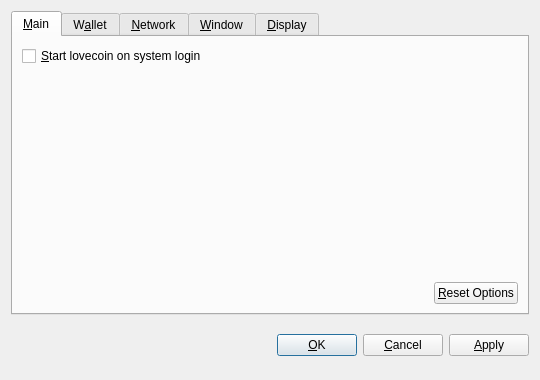
<?xml version="1.0" encoding="UTF-8"?>
<ui version="4.0">
 <class>OptionsDialog</class>
 <widget class="QDialog" name="OptionsDialog">
  <property name="geometry">
   <rect>
    <x>0</x>
    <y>0</y>
    <width>540</width>
    <height>380</height>
   </rect>
  </property>
  <property name="windowTitle">
   <string>Options</string>
  </property>
  <property name="modal">
   <bool>true</bool>
  </property>
  <layout class="QVBoxLayout" name="verticalLayout">
   <item>
    <widget class="QTabWidget" name="tabWidget">
     <property name="tabPosition">
      <enum>QTabWidget::North</enum>
     </property>
     <property name="currentIndex">
      <number>0</number>
     </property>
     <widget class="QWidget" name="tabMain">
      <attribute name="title">
       <string>&amp;Main</string>
      </attribute>
      <layout class="QVBoxLayout" name="verticalLayout_Main">
       <item>
        <widget class="QCheckBox" name="bitcoinAtStartup">
         <property name="toolTip">
          <string>Automatically start lovecoin after logging in to the system.</string>
         </property>
         <property name="text">
          <string>&amp;Start lovecoin on system login</string>
         </property>
        </widget>
       </item>
       <item>
        <spacer name="verticalSpacer_Main">
         <property name="orientation">
          <enum>Qt::Vertical</enum>
         </property>
         <property name="sizeHint" stdset="0">
          <size>
           <width>20</width>
           <height>40</height>
          </size>
         </property>
        </spacer>
       </item>
       <item>
        <layout class="QHBoxLayout" name="horizontalLayout_2_Main">
         <item>
          <spacer name="horizontalSpacer_2_Main">
           <property name="orientation">
            <enum>Qt::Horizontal</enum>
           </property>
           <property name="sizeHint" stdset="0">
            <size>
             <width>40</width>
             <height>20</height>
            </size>
           </property>
          </spacer>
         </item>
         <item>
          <widget class="QPushButton" name="resetButton">
           <property name="toolTip">
            <string>Reset all client options to default.</string>
           </property>
           <property name="text">
            <string>&amp;Reset Options</string>
           </property>
           <property name="autoDefault">
            <bool>false</bool>
           </property>
          </widget>
         </item>
        </layout>
       </item>
      </layout>
     </widget>
     <widget class="QWidget" name="tabWallet">
      <attribute name="title">
       <string>W&amp;allet</string>
      </attribute>
      <layout class="QVBoxLayout" name="verticalLayout_Network">
       <item>
        <widget class="QLabel" name="transactionFeeInfoLabel">
         <property name="text">
          <string>Optional transaction fee per kB that helps make sure your transactions are processed quickly. Most transactions are 1 kB.</string>
         </property>
         <property name="textFormat">
          <enum>Qt::PlainText</enum>
         </property>
         <property name="wordWrap">
          <bool>true</bool>
         </property>
        </widget>
       </item>
       <item>
        <layout class="QHBoxLayout" name="horizontalLayout_1_Main">
         <item>
          <widget class="QLabel" name="transactionFeeLabel">
           <property name="text">
            <string>Pay transaction &amp;fee</string>
           </property>
           <property name="textFormat">
            <enum>Qt::PlainText</enum>
           </property>
           <property name="buddy">
            <cstring>transactionFee</cstring>
           </property>
          </widget>
         </item>
         <item>
          <widget class="BitcoinAmountField" name="transactionFee"/>
         </item>
         <item>
          <spacer name="horizontalSpacer_1_Main">
           <property name="orientation">
            <enum>Qt::Horizontal</enum>
           </property>
           <property name="sizeHint" stdset="0">
            <size>
             <width>40</width>
             <height>20</height>
            </size>
           </property>
          </spacer>
         </item>
        </layout>
       </item>
       <item>
        <widget class="QLabel" name="label">
         <property name="text">
          <string>If you disable the spending of unconfirmed change, the change from a transaction cannot be used until that transaction has at least one confirmation. This also affects how your balance is computed.</string>
         </property>
         <property name="wordWrap">
          <bool>true</bool>
         </property>
        </widget>
       </item>
       <item>
        <widget class="QCheckBox" name="spendZeroConfChange">
         <property name="text">
          <string>Spend unconfirmed change  (experts only)</string>
         </property>
        </widget>
       </item>
       <item>
        <spacer name="verticalSpacer">
         <property name="orientation">
          <enum>Qt::Vertical</enum>
         </property>
         <property name="sizeHint" stdset="0">
          <size>
           <width>20</width>
           <height>40</height>
          </size>
         </property>
        </spacer>
       </item>
      </layout>
     </widget>
     <widget class="QWidget" name="tabNetwork">
      <attribute name="title">
       <string>&amp;Network</string>
      </attribute>
      <layout class="QVBoxLayout" name="verticalLayout_Network">
       <item>
        <widget class="QCheckBox" name="mapPortUpnp">
         <property name="toolTip">
          <string>Automatically open the lovecoin client port on the router. This only works when your router supports UPnP and it is enabled.</string>
         </property>
         <property name="text">
          <string>Map port using &amp;UPnP</string>
         </property>
        </widget>
       </item>
       <item>
        <widget class="QCheckBox" name="connectSocks">
         <property name="toolTip">
          <string>Connect to the lovecoin network through a SOCKS proxy (e.g. when connecting through Tor).</string>
         </property>
         <property name="text">
          <string>&amp;Connect through SOCKS proxy:</string>
         </property>
        </widget>
       </item>
       <item>
        <layout class="QHBoxLayout" name="horizontalLayout_Network">
         <item>
          <widget class="QLabel" name="proxyIpLabel">
           <property name="text">
            <string>Proxy &amp;IP:</string>
           </property>
           <property name="textFormat">
            <enum>Qt::PlainText</enum>
           </property>
           <property name="buddy">
            <cstring>proxyIp</cstring>
           </property>
          </widget>
         </item>
         <item>
          <widget class="QValidatedLineEdit" name="proxyIp">
           <property name="maximumSize">
            <size>
             <width>140</width>
             <height>16777215</height>
            </size>
           </property>
           <property name="toolTip">
            <string>IP address of the proxy (e.g. 127.0.0.1)</string>
           </property>
          </widget>
         </item>
         <item>
          <widget class="QLabel" name="proxyPortLabel">
           <property name="text">
            <string>&amp;Port:</string>
           </property>
           <property name="textFormat">
            <enum>Qt::PlainText</enum>
           </property>
           <property name="buddy">
            <cstring>proxyPort</cstring>
           </property>
          </widget>
         </item>
         <item>
          <widget class="QLineEdit" name="proxyPort">
           <property name="maximumSize">
            <size>
             <width>55</width>
             <height>16777215</height>
            </size>
           </property>
           <property name="toolTip">
            <string>Port of the proxy (e.g. 9050)</string>
           </property>
          </widget>
         </item>
         <item>
          <widget class="QLabel" name="socksVersionLabel">
           <property name="text">
            <string>SOCKS &amp;Version:</string>
           </property>
           <property name="textFormat">
            <enum>Qt::PlainText</enum>
           </property>
           <property name="buddy">
            <cstring>socksVersion</cstring>
           </property>
          </widget>
         </item>
         <item>
          <widget class="QValueComboBox" name="socksVersion">
           <property name="toolTip">
            <string>SOCKS version of the proxy (e.g. 5)</string>
           </property>
          </widget>
         </item>
         <item>
          <spacer name="horizontalSpacer_Network">
           <property name="orientation">
            <enum>Qt::Horizontal</enum>
           </property>
           <property name="sizeHint" stdset="0">
            <size>
             <width>40</width>
             <height>20</height>
            </size>
           </property>
          </spacer>
         </item>
        </layout>
       </item>
       <item>
        <spacer name="verticalSpacer_Network">
         <property name="orientation">
          <enum>Qt::Vertical</enum>
         </property>
         <property name="sizeHint" stdset="0">
          <size>
           <width>20</width>
           <height>40</height>
          </size>
         </property>
        </spacer>
       </item>
      </layout>
     </widget>
     <widget class="QWidget" name="tabWindow">
      <attribute name="title">
       <string>&amp;Window</string>
      </attribute>
      <layout class="QVBoxLayout" name="verticalLayout_Window">
       <item>
        <widget class="QCheckBox" name="minimizeToTray">
         <property name="toolTip">
          <string>Show only a tray icon after minimizing the window.</string>
         </property>
         <property name="text">
          <string>&amp;Minimize to the tray instead of the taskbar</string>
         </property>
        </widget>
       </item>
       <item>
        <widget class="QCheckBox" name="minimizeOnClose">
         <property name="toolTip">
          <string>Minimize instead of exit the application when the window is closed. When this option is enabled, the application will be closed only after selecting Quit in the menu.</string>
         </property>
         <property name="text">
          <string>M&amp;inimize on close</string>
         </property>
        </widget>
       </item>
       <item>
        <spacer name="verticalSpacer_Window">
         <property name="orientation">
          <enum>Qt::Vertical</enum>
         </property>
         <property name="sizeHint" stdset="0">
          <size>
           <width>20</width>
           <height>40</height>
          </size>
         </property>
        </spacer>
       </item>
      </layout>
     </widget>
     <widget class="QWidget" name="tabDisplay">
      <attribute name="title">
       <string>&amp;Display</string>
      </attribute>
      <layout class="QVBoxLayout" name="verticalLayout_Display">
       <item>
        <layout class="QHBoxLayout" name="horizontalLayout_1_Display">
         <item>
          <widget class="QLabel" name="langLabel">
           <property name="text">
            <string>User Interface &amp;language:</string>
           </property>
           <property name="textFormat">
            <enum>Qt::PlainText</enum>
           </property>
           <property name="buddy">
            <cstring>lang</cstring>
           </property>
          </widget>
         </item>
         <item>
          <widget class="QValueComboBox" name="lang">
           <property name="toolTip">
            <string>The user interface language can be set here. This setting will take effect after restarting lovecoin.</string>
           </property>
          </widget>
         </item>
        </layout>
       </item>
       <item>
        <layout class="QHBoxLayout" name="horizontalLayout_2_Display">
         <item>
          <widget class="QLabel" name="unitLabel">
           <property name="text">
            <string>&amp;Unit to show amounts in:</string>
           </property>
           <property name="textFormat">
            <enum>Qt::PlainText</enum>
           </property>
           <property name="buddy">
            <cstring>unit</cstring>
           </property>
          </widget>
         </item>
         <item>
          <widget class="QValueComboBox" name="unit">
           <property name="toolTip">
            <string>Choose the default subdivision unit to show in the interface and when sending coins.</string>
           </property>
          </widget>
         </item>
        </layout>
       </item>
       <item>
        <widget class="QCheckBox" name="displayAddresses">
         <property name="toolTip">
          <string>Whether to show lovecoin addresses in the transaction list or not.</string>
         </property>
         <property name="text">
          <string>&amp;Display addresses in transaction list</string>
         </property>
        </widget>
       </item>
       <item>
        <widget class="QCheckBox" name="coinControlFeatures">
         <property name="toolTip">
          <string>Whether to show coin control features or not.</string>
         </property>
         <property name="text">
          <string>Display coin &amp;control features (experts only!)</string>
         </property>
        </widget>
       </item>
       <item>
        <spacer name="verticalSpacer_Display">
         <property name="orientation">
          <enum>Qt::Vertical</enum>
         </property>
         <property name="sizeHint" stdset="0">
          <size>
           <width>20</width>
           <height>40</height>
          </size>
         </property>
        </spacer>
       </item>
      </layout>
     </widget>
    </widget>
   </item>
   <item>
    <layout class="QHBoxLayout" name="horizontalLayout_Buttons">
     <item>
      <spacer name="horizontalSpacer_1">
       <property name="orientation">
        <enum>Qt::Horizontal</enum>
       </property>
       <property name="sizeHint" stdset="0">
        <size>
         <width>40</width>
         <height>48</height>
        </size>
       </property>
      </spacer>
     </item>
     <item>
      <widget class="QLabel" name="statusLabel">
       <property name="font">
        <font>
         <weight>75</weight>
         <bold>true</bold>
        </font>
       </property>
       <property name="text">
        <string/>
       </property>
       <property name="textFormat">
        <enum>Qt::PlainText</enum>
       </property>
       <property name="wordWrap">
        <bool>true</bool>
       </property>
      </widget>
     </item>
     <item>
      <spacer name="horizontalSpacer_2">
       <property name="orientation">
        <enum>Qt::Horizontal</enum>
       </property>
       <property name="sizeHint" stdset="0">
        <size>
         <width>40</width>
         <height>48</height>
        </size>
       </property>
      </spacer>
     </item>
     <item>
      <widget class="QPushButton" name="okButton">
       <property name="text">
        <string>&amp;OK</string>
       </property>
      </widget>
     </item>
     <item>
      <widget class="QPushButton" name="cancelButton">
       <property name="text">
        <string>&amp;Cancel</string>
       </property>
       <property name="autoDefault">
        <bool>false</bool>
       </property>
      </widget>
     </item>
     <item>
      <widget class="QPushButton" name="applyButton">
       <property name="text">
        <string>&amp;Apply</string>
       </property>
       <property name="autoDefault">
        <bool>false</bool>
       </property>
      </widget>
     </item>
    </layout>
   </item>
  </layout>
 </widget>
 <customwidgets>
  <customwidget>
   <class>BitcoinAmountField</class>
   <extends>QSpinBox</extends>
   <header>bitcoinamountfield.h</header>
  </customwidget>
  <customwidget>
   <class>QValueComboBox</class>
   <extends>QComboBox</extends>
   <header>qvaluecombobox.h</header>
  </customwidget>
  <customwidget>
   <class>QValidatedLineEdit</class>
   <extends>QLineEdit</extends>
   <header>qvalidatedlineedit.h</header>
  </customwidget>
 </customwidgets>
 <resources/>
 <connections/>
</ui>
